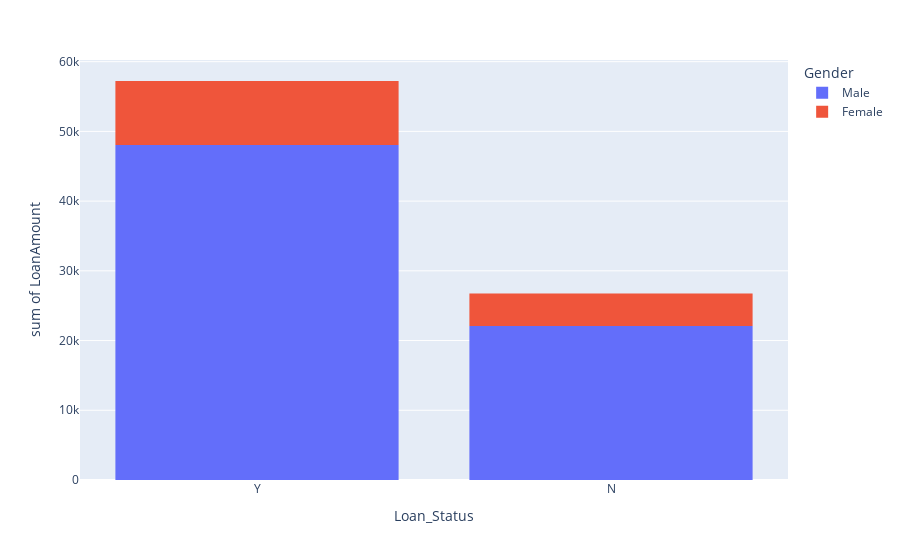

Notebook cell for this chart:
### Code cell
import plotly.express as px

px.histogram(loanPred_df, x='Loan_Status', y='LoanAmount', color='Gender')

### Figure 1 — Plotly figure (JSON) as saved in the notebook; plotly's stock layout.template omitted (floating-point values rounded to 4 significant figures; data arrays with more than 128 entries replaced by an {"elided": "..."} marker saying what was removed)
{"data": [{"bingroup": "x", "histfunc": "sum", "hovertemplate": "Gender=Male<br>Loan_Status=%{x}<br>sum of LoanAmount=%{y}<extra></extra>", "legendgroup": "Male", "marker": {"color": "#636efa", "pattern": {"shape": ""}}, "name": "Male", "orientation": "v", "showlegend": true, "type": "histogram", "x": {"elided": "489 str values"}, "xaxis": "x", "y": {"elided": "489 float values"}, "yaxis": "y"}, {"bingroup": "x", "histfunc": "sum", "hovertemplate": "Gender=Female<br>Loan_Status=%{x}<br>sum of LoanAmount=%{y}<extra></extra>", "legendgroup": "Female", "marker": {"color": "#EF553B", "pattern": {"shape": ""}}, "name": "Female", "orientation": "v", "showlegend": true, "type": "histogram", "x": ["N", "Y", "Y", "Y", "N", "Y", "Y", "Y", "N", "N", "N", "N", "Y", "N", "Y", "Y", "Y", "Y", "Y", "Y", "Y", "Y", "N", "Y", "Y", "N", "N", "Y", "Y", "Y", "Y", "Y", "N", "Y", "Y", "Y", "Y", "N", "Y", "N", "Y", "N", "Y", "Y", "Y", "Y", "N", "Y", "N", "Y", "N", "Y", "Y", "N", "Y", "Y", "Y", "Y", "N", "Y", "N", "Y", "N", "N", "Y", "Y", "N", "Y", "Y", "Y", "N", "N", "Y", "N", "Y", "Y", "N", "N", "Y", "N", "N", "N", "Y", "Y", "Y", "Y", "Y", "Y", "Y", "Y", "Y", "Y", "Y", "Y", "Y", "N", "Y", "Y", "N", "Y", "Y", "N", "Y", "Y", "Y", "N", "Y", "Y", "N", "Y", "Y", "N"], "xaxis": "x", "y": [76.0, 120.0, 144.0, 88.0, 120.0, 144.0, 100.0, 120.0, 112.0, 286.0, 116.0, 136.0, 111.0, 167.0, 137.0, 139.0, NaN, 154.0, 259.0, 44.0, 137.0, 93.0, 84.0, 100.0, 70.0, 225.0, 112.0, 108.0, 120.0, 113.0, 120.0, 80.0, 214.0, 127.0, 280.0, 122.0, 112.0, 138.0, 255.0, 155.0, 120.0, 135.0, 90.0, 30.0, 124.0, 54.0, 99.0, 115.0, 143.0, 135.0, 151.0, 132.0, 135.0, 104.0, 84.0, 56.0, 112.0, 132.0, 110.0, 67.0, NaN, 71.0, 46.0, 105.0, 130.0, 116.0, 81.0, 55.0, 110.0, 156.0, 71.0, 103.0, 53.0, 194.0, 115.0, 66.0, 62.0, 178.0, 60.0, 160.0, 80.0, 81.0, 150.0, NaN, 138.0, 132.0, 98.0, 93.0, 154.0, 225.0, 105.0, 113.0, 100.0, 40.0, 113.0, 95.0, 125.0, 140.0, 99.0, 95.0, 102.0, 103.0, 84.0, 182.0, 600.0, 9.0, 36.0, 70.0, 350.0, 496.0, 71.0, 133.0], "yaxis": "y"}], "layout": {"barmode": "relative", "legend": {"title": {"text": "Gender"}, "tracegroupgap": 0}, "margin": {"t": 60}, "xaxis": {"anchor": "y", "domain": [0, 1], "title": {"text": "Loan_Status"}}, "yaxis": {"anchor": "x", "domain": [0, 1], "title": {"text": "sum of LoanAmount"}}}}
